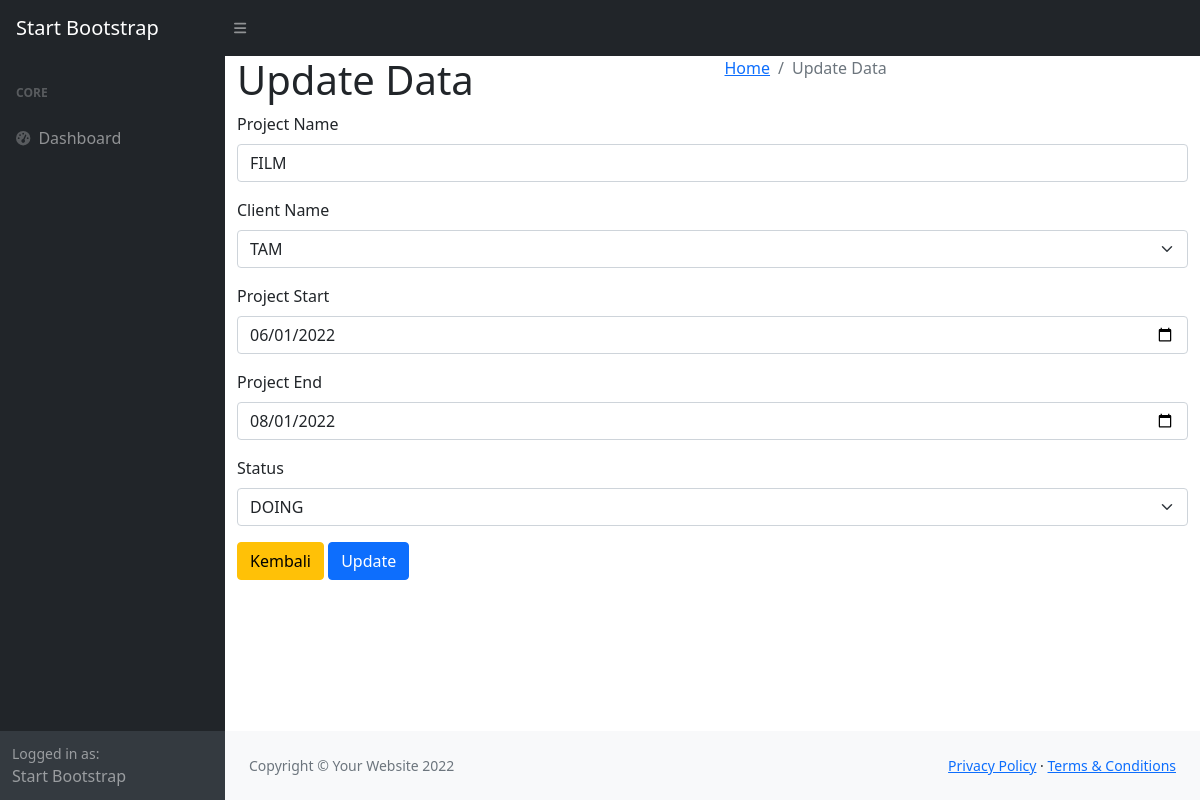
Page /projects/update/5 on the committed database.
### tables this page shows
CREATE TABLE `tb_m_project` (
  `project_id` int(11) NOT NULL,
  `project_name` varchar(100) NOT NULL,
  `client_id` int(11) NOT NULL,
  `project_start` date NOT NULL,
  `project_end` date NOT NULL,
  `project_status` char(15) NOT NULL
);

### application/controllers/Projects.php (called while the page is built, shortened)
<?php
class Projects extends CI_Controller{
    public function __construct()
    {
        $this->load->model('Project_model');
    }
    public function update($project_id)
    {
        $this->form_validation->set_rules('project_name', 'Project Name', 'required');
        $this->form_validation->set_rules('project_start', 'Project Srart', 'required');
        $this->form_validation->set_rules('project_end', 'Project End', 'required');
        $this->form_validation->set_rules('project_id', 'Project Name', 'required');
        $this->form_validation->set_rules('project_status', 'Project status', 'required');
        $data['clients'] = $this->Project_model->getClient();
        $data['status'] = $data['status'] = ['OPEN', 'DOING', 'DONE'];
        $data['project'] = $this->Project_model->getProjectById($project_id);
        if ($this->form_validation->run() == FALSE) {
            $this->load->view('layouts/header');
            $this->load->view('layouts/sidebar');
            $this->load->view('projects/update',$data);
            $this->load->view('layouts/footer');
        } else {
            $this->Project_model->update();
            $this->session->set_flashdata('flash', 'Diubah');
            redirect('projects');
        }
    }
}

### index.php (called while the page is built, shortened)
<?php
require_once BASEPATH.'core/CodeIgniter.php';

### application/models/Project_model.php (called while the page is built, shortened)
<?php
class Project_model extends CI_model
{
    public function getClient()
    {
        $this->db->select('*');
        $this->db->distinct();
        $query = $this->db->get('tb_m_client');
        return $query->result_array();
    }
    public function getProjectById($project_id) {
        $this->db->select('*');
        $this->db->join('tb_m_client', 'tb_m_client.client_id = tb_m_project.client_id');
        $query = $this->db->get_where('tb_m_project', ['project_id' => $project_id])->row_array();
        return $query;
    }
}
?>

### application/views/projects/update.php (the view, shortened to what this page needs)
<div class="content-wrapper">
    <div class="content-header">
        <div class="container-fluid">
            <div class="row mb-2">
                <div class="col-sm-6">
                    <h1 class="m-0">Update Data</h1>
                </div>
                <div class="col-sm-6">
                    <ol class="breadcrumb float-sm-right">
                        <li class="breadcrumb-item"><a href="<?= base_url('admin/dashboard') ?>">Home</a></li>
                        <li class="breadcrumb-item active">Update Data</li>
                    </ol>
                </div>
            </div>
        </div>
    </div>
    <section class="content">
        <div class="container-fluid">
        <form action="" method="POST">
                <div class="mb-3">
                    <label for="project_name" class="form-label">Project Name</label>
                    <input type="text" name="project_name" class="form-control" id="project_name" value="<?= $project['project_name'] ?>">
                </div>
                <div class="mb-3">
                    <label for="client_name" class="form-label">Client Name</label>
                    <select name="client_id" class="form-select" aria-label="Default select example">
                        <?php foreach($clients as $client): ?>
                            <?php if ( $client == $project['client_id']): ?>
                                <option selected value="<?= $client['client_id'] ?>">
                                <?= $project['client_name'] ?>
                                </option>
                            <?php else : ?>
                                <option value="<?= $client['client_id'] ?>">
                                <?= $project['client_name'] ?>
                                </option>
                            <?php endif; ?>
                        <?php endforeach; ?>
                    </select>
                </div>
                <div class="mb-3">
                    <label for="project_start" class="form-label">Project Start</label>
                    <input type="date" name="project_start" class="form-control" id="project_start" value="<?= $project['project_start']; ?>">
                </div>
                <div class="mb-3">
                    <label for="project_end" class="form-label">Project End</label>
                    <input type="date" name="project_end" class="form-control" id="project_end" value="<?= $project['project_end']; ?>">
                </div>
                <div class="mb-3">
                    <label for="project_status" class="form-label">Status</label>
                    <select name="project_status" class="form-select" aria-label="Default select example">
                        <?php foreach ($status as $status): ?>
                            <?php if ( $status == $project['project_status']): ?>
                                <option name="project_status" value="<?= $status ?>" selected>
                                    <?= $status ?>
                                </option>
                            <?php else : ?>
                                <option name="project_status" value="<?= $status?>">
                                    <?= $status?>
                                </option>
                            <?php endif; ?>
                        <?php endforeach; ?>
                    </select>
                </div>
                <a href="<?= base_url();?>projects" class="btn btn-warning">Kembali</a>
                <button type="submit" name="update" class="btn btn-primary">Update</button>
            </form>
        </div>
    </section>
</div>

### rows in the picture
tb_m_project: project_name "FILM", project_start "06/01/2022", project_end "08/01/2022", project_status "DOING"

### other values in the picture
form field client_id "TAM"
